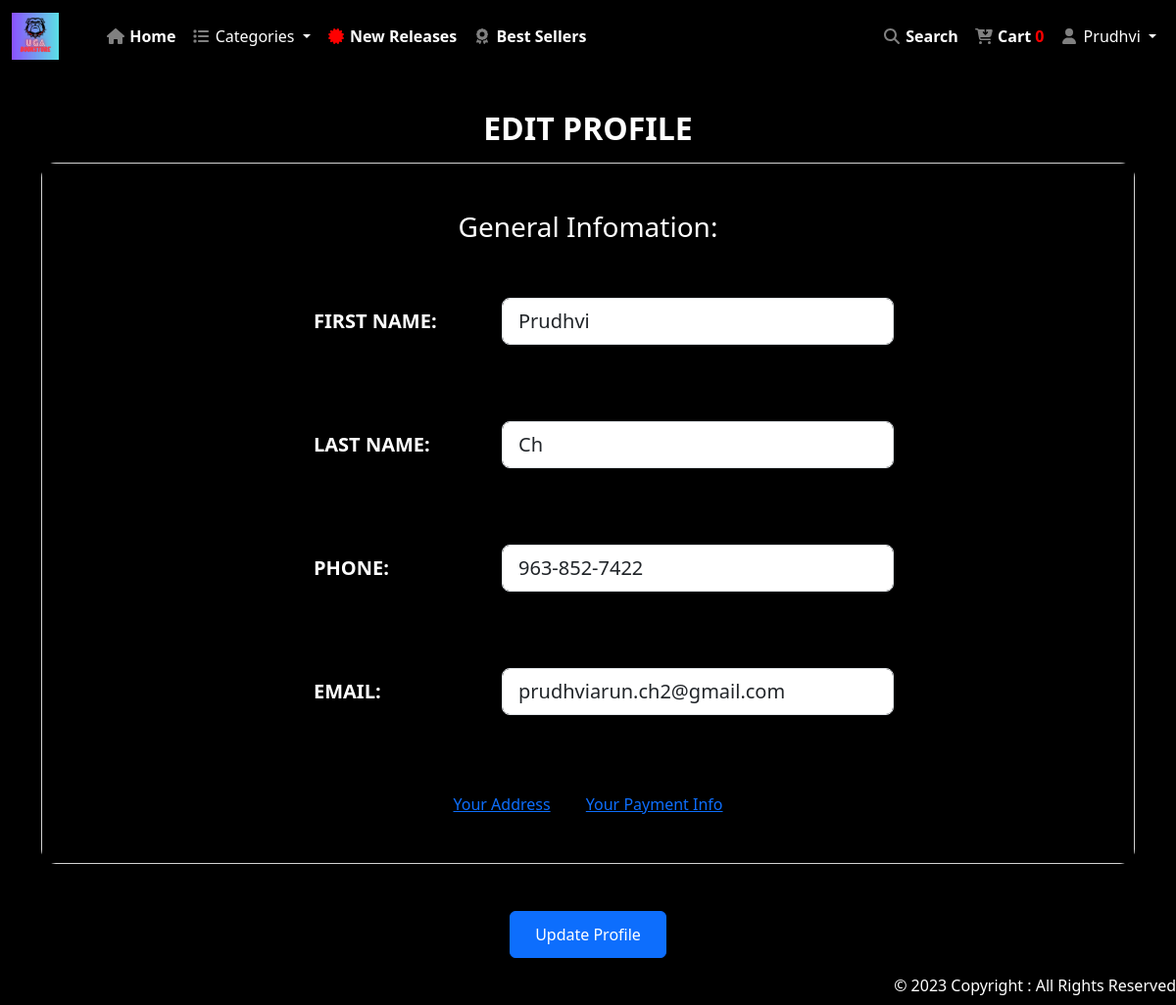
Page /profile (signed in) on the committed database.
### app/models.py (models this page shows, shortened)
class Order(models.Model):
    customer = models.ForeignKey(User, on_delete=models.SET_NULL, null=True, blank=True)
    date_ordered = models.DateTimeField(auto_now_add=True)
    complete = models.BooleanField(default=False)
    transaction_id = models.CharField(max_length=100, null=True)
    cart_total = models.DecimalField(max_digits=10, decimal_places=2, default=0.00)
    shipping_address = models.ForeignKey(Address, on_delete=models.SET_NULL, null=True, blank=True)
    credit_card = models.ForeignKey(PaymentDetails, on_delete=models.SET_NULL, null=True, blank=True)
    @property
    def get_cart_items(self):
        orderitems = self.orderitem_set.all()
        total = sum([item.quantity for item in orderitems])
        return total

class User(models.Model):
    account_id = models.IntegerField(unique=True, default=random_number_generator)
    firstname = models.CharField(max_length=100)
    lastname = models.CharField(max_length=100)
    phonenumber = models.CharField(max_length=100)
    email = models.CharField(max_length=100)
    password = models.CharField(max_length=100)
    accept_terms = models.BooleanField(default=False)
    is_active = models.BooleanField(default=False)
    is_loggedin = models.BooleanField(default=False)
    is_admin = models.BooleanField(default=False)
    activation_token = models.CharField(max_length=255, blank=True, null=True)
    reset_token = models.CharField(max_length=255, blank=True, null=True)

### app/views.py (the view, shortened to what this page needs)
# urls.py: path('profile', views.ProfileView.as_view(), name="profile"),
class ProfileView(View):
    def get(self, request):
        user_id = request.session.get('user_id')
        user = User.objects.get(id=user_id) if user_id else None
        order, created = Order.objects.get_or_create(customer=user, complete=False)
        return render(request, "app/profile/profile.html", {'user': user, 'order': order})

### app/templates/app/profile/profile.html (shortened to what this page needs)
{% extends 'app/base.html' %}
{% load static %}
{% block main-content %}
<form method="post">
    <section class="gradient-custom-2">
        <div class="container py-5 h-100">
            <div class="text-center">
            <h2 class="fw-bold mb-3 text-uppercase">EDIT PROFILE</h2>
            </div>
            <div class="row d-flex justify-content-center align-items-center h-100">
                <div class="col-12">
                <div class="card card-registration card-registration-2" style="border-radius: 15px;">
                    <div class="card-body p-0">
                    <div class="row g-0">
                        <div style="background: black;">
                        <div class="p-5" style="display: flex; flex-direction: column; align-items: center;">
                            <h3 class="signup-text" style="margin-bottom:2rem;">General Infomation:</h3>
                            <div class="mb-4 pb-2">
                                <div class="form-outline" style="display: flex; flex-direction: row;align-items: center;">
                                <div style="margin: 2rem;color: white;font-weight: 700;font-size: 20px; width: 10rem;">FIRST NAME: </div>
                                <input type="text" id="form3Examplev2" class="form-control form-control-lg" value={{user.firstname}} name="firstname" required style="width: 25rem;"/>
                                </div>
                            </div>
                            <div class="mb-4 pb-2">
                                <div class="form-outline" style="display: flex; flex-direction: row;align-items: center;">
                                    <div style="margin: 2rem;color: white;font-weight: 700;font-size: 20px; width: 10rem;">LAST NAME: </div>
                                <input type="text" id="form3Examplev3" class="form-control form-control-lg" value={{user.lastname}} name="lastname" required style="width: 25rem;" />
                                </div>
                            </div>
                            <div class="mb-4 pb-2">
                            <div class="form-outline" style="display: flex; flex-direction: row;align-items: center;">
                                <div style="margin: 2rem;color: white;font-weight: 700;font-size: 20px; width: 10rem;">PHONE: </div>
                                <input type="tel" id="form3Examplev4" class="form-control form-control-lg" pattern="[0-9]{3}-[0-9]{3}-[0-9]{4}" value={{user.phonenumber}} name="phonenumber" style="width: 25rem;" required/>
                            </div>
                            </div>
                            <div class="mb-4 pb-2">
                                <div class="form-outline" style="display: flex; flex-direction: row;align-items: center;">
                                    <div style="margin: 2rem;color: white;font-weight: 700;font-size: 20px; width: 10rem;">EMAIL: </div>
                                    <input type="email" id="form3Examplev4" class="form-control form-control-lg" value={{user.email}} name="email" style="width: 25rem;" readonly />
                                </div>
                            </div>
                            <br>
                            <div>
                                <a href="{% url 'address' %}" style="margin:1rem;">Your Address</a>
                                <a href="{% url 'payment'%}" style="margin:1rem;">Your Payment Info</a>
                            </div>
                        </div>
                        </div>
                    </div>
                    </div>
                </div>
                </div>
                <div class="d-grid gap-2 col-6 mx-auto mt-5" style="width: auto;">
                    <button class="btn btn-primary button-style" type="submit">Update Profile</button>
                </div>
            </div>
        </div>
    </section>
</form>
{% endblock main-content %}

### app/templates/app/base.html (shortened to what this page needs)
<!DOCTYPE html>
{% load static %}
<html lang="en">
<head>
    <link rel="stylesheet" href="https://cdnjs.cloudflare.com/ajax/libs/font-awesome/4.7.0/css/font-awesome.min.css">
    <link href="https://cdn.jsdelivr.net/npm/bootstrap@5.3.0/dist/css/bootstrap.min.css"
    rel="stylesheet"
>
    <link rel='stylesheet' href={% static 'app/css/owl.carousel.min.css' %} />
    <link rel='stylesheet' href={% static 'app/css/all.min.css' %} />
    <link rel='stylesheet' href={% static 'app/css/style.css' %} />
</head>
<body>
    <nav class="navbar fixed-top navbar-expand-lg bg-body-tertiary" style="background-color: black !important">
        <div class="container" style="width: auto">
            <a class="navbar-brand" href="#">
              <img src="/static/app/images/icons/bulldog.jpg" width="48px" height="48px" alt="">
            </a>
          </div>
        <div class="container-fluid">
          <div class="collapse navbar-collapse" id="navbarSupportedContent">
            <ul class="navbar-nav me-auto mb-2 mb-lg-0">
              <li class="nav-item">
                <a class="nav-link active" aria-current="page" href="{% url 'home' %}"><i class="fa fa-fw fa-home" style="color: grey;"></i> Home</a>
              </li>
              <li class="nav-item dropdown">
                <a class="nav-link dropdown-toggle" href="#" role="button" data-bs-toggle="dropdown" aria-expanded="false">
                  <i class="fa fa-fw fa-list" style="color: grey;"></i>
                  Categories
                </a>
              </li>
              <li class="nav-item">
                <a class="nav-link active" aria-current="page" href="{% url 'new-releases' %}" style="width: max-content"><i class="fa fa-fw fa-certificate" style="color: red;"></i> New Releases</a>
              </li>
              <li class="nav-item">
                <a class="nav-link active" aria-current="page" href="{% url 'top-sellers' %}" style="width: max-content"><i class="fa fa-fw fa-award" style="color: grey;"></i> Best Sellers</a>
              </li>
            </ul>
          </div>
          <ul class="navbar-nav me-auto mb-2 mb-lg-0">
            <li class="nav-item">
              <a class="nav-link active" aria-current="page" href="{% url 'search' %}" style="width: max-content"><i class="fa fa-fw fa-search" style="color: grey;"></i> Search</a>
            </li>
            {% if user.is_active %}
            <li class="nav-item">
              <a class="nav-link active" aria-current="page" href="{% url 'cart' %}"><i class="fa fa-fw fa-cart-arrow-down" style="color: grey;"></i> Cart <span style="color: red;">{{order.get_cart_items}}</span>
              </a>
            </li>
              <li class="nav-item dropdown">
                <a class="nav-link dropdown-toggle" href="#" role="button" data-bs-toggle="dropdown" aria-expanded="false">
                  <i class="fa fa-fw fa-user" style="color: grey;"></i> {{ user.firstname }}
                </a>
              </li>
            {% endif %}
          </ul>
        </div>
      </nav>
      {% block main-content %}{% endblock main-content %}
      <footer class="footer-style fixed-bottom">
        © 2023 Copyright : All Rights Reserved
      </footer>
</body>
</html>

### app/static/app/css/style.css (style rules this page uses)
.nav-item { font-weight: 700; }
.nav-link { color: white !important; }
.footer-style { background: black; color: white; height: 2rem; font-size: 1rem; font-weight: 500; display: flex; justify-content: flex-end; }
.dropdown-toggle { background-color: black; color: white; font-weight: 500; }
.gradient-custom-2 { background: black; margin-top: 4rem; }
.signup-text { color: white; }
.button-style { height: 3rem; width: 10rem; }
.fw-bold { color: white !important; }

### app/templates/app/base.html (style rules this page uses)
body { background-color: black; }

### rows in the picture
Order: get_cart_items "0"
User: firstname "Prudhvi", lastname "Ch", phonenumber "963-852-7422", email "prudhviarun.ch2@gmail.com"
